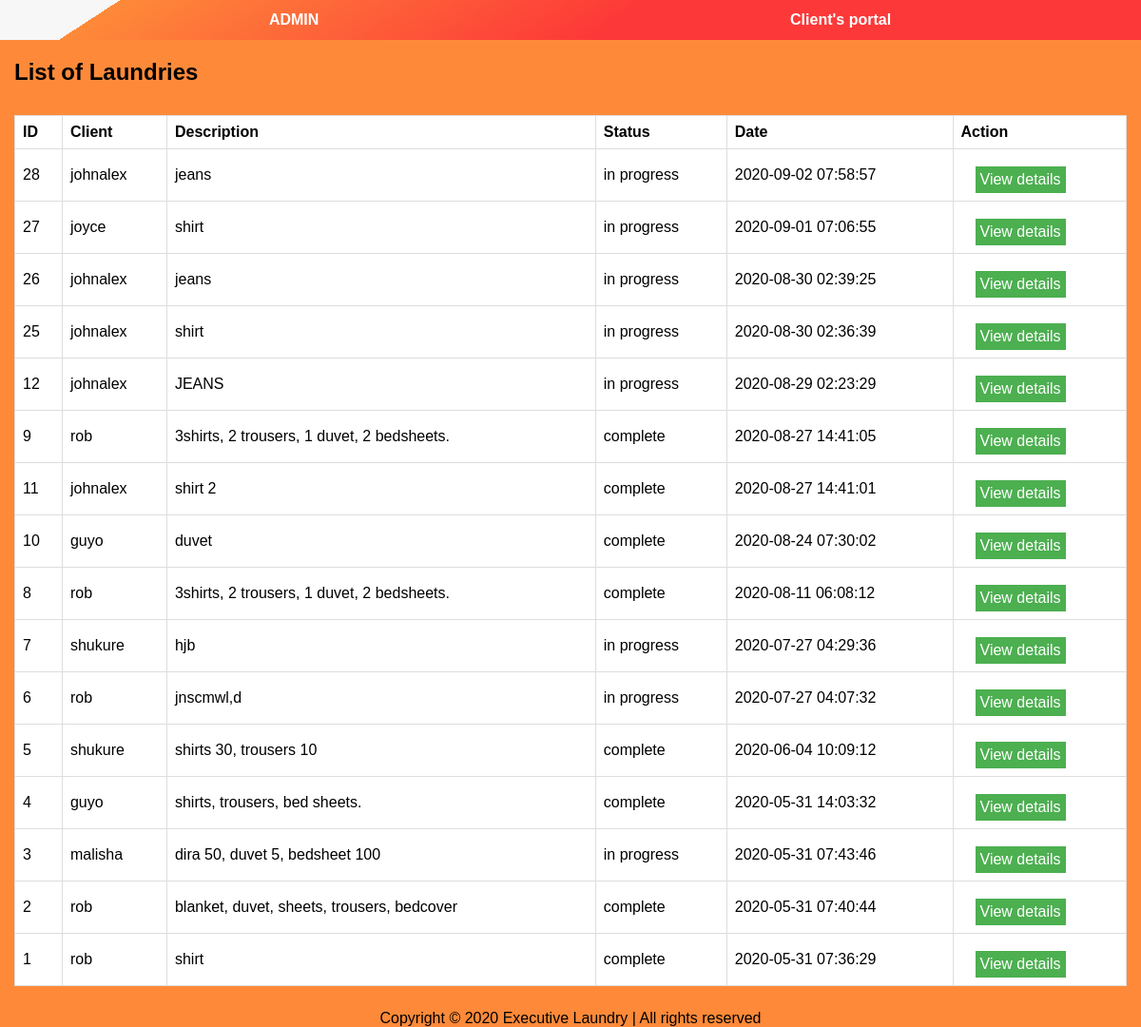
Page /admin/laundry_listing.php on the committed database.
### tables this page shows
CREATE TABLE `laundry` (
  `laundryID` int(11) NOT NULL,
  `laundrystatus` varchar(20) NOT NULL,
  `clientID` varchar(20) NOT NULL,
  `adminID` varchar(20) NOT NULL,
  `description` varchar(300) NOT NULL,
  `date` timestamp NOT NULL DEFAULT current_timestamp() ON UPDATE current_timestamp(),
  `quantity` int(11) NOT NULL
);

CREATE TABLE `client` (
  `clientID` int(11) NOT NULL,
  `username` varchar(20) NOT NULL,
  `email` varchar(20) NOT NULL,
  `phone` int(10) NOT NULL,
  `password` varchar(255) NOT NULL,
  `laundrycompleted` int(20) NOT NULL,
  `user_level` int(11) NOT NULL DEFAULT 0
);

### admin/laundry_listing.php (the view, shortened to what this page needs)
<?php require("./header.php") ?>
<div>
  <div>
    <h2 class="pagetitle">List of Laundries</h2>
    <div class="table-area">
      <?php
      $mysqli = new mysqli("localhost", "root", "", "laundrydb");
      $sql = "SELECT laundry.clientID, laundry.laundryID, client.username, laundry.date, laundry.laundrystatus, laundry.description FROM `laundry` INNER JOIN client ON laundry.clientID = client.clientID ORDER BY laundry.date DESC";
      if ($result = $mysqli->query($sql)) {
        if ($result->num_rows > 0) {
          echo "<table class='admin-table'>";
          echo "<tr>";
          echo "<th class='table-head'>ID</th>";
          echo "<th class='table-head'>Client</th>";
          echo "<th class='table-head'>Description</th>";
          echo "<th class='table-head'>Status</th>";
          echo "<th class='table-head'>Date</th>";
          echo "<th class='table-head'>Action</th>";
          echo "</tr>";
          while ($row = $result->fetch_array()) {
            echo "<tr>";
            echo "<td class='table-head'>" . $row['laundryID'] . "</td>";
            echo "<td class='table-head'>" . $row['username'] . "</td>";
            echo "<td class='table-head'>" . $row['description'] . "</td>";
            echo "<td class='table-head'>" . $row['laundrystatus'] . "</td>";
            echo "<td class='table-head'>" . $row['date'] . "</td>";
            echo "<td class='table-head'><a href='/LaundryMgtApp/admin/viewlaundry.php?id={$row['laundryID']}'>
            <button class='detailbutton'>View details</button>
          </a></td>";
            echo "</tr>";
          }
          echo "</table>";
        } else {
          echo "No records matching your query were found.";
        }
      } else {
        echo "ERROR: Could not able to execute $sql. " . $mysqli->error;
      }
      ?>
    </div>
    <?php include_once("./footer.php") ?>

### styles/app.css (style rules this page uses)
* { margin: 0px; padding: 0px; box-sizing: border-box; }
body { background-color: #ffffff; color: #000000; font-family: 'Gill Sans', 'Gill Sans MT', Calibri, 'Trebuchet MS', sans-serif; }
.pagetitle { margin-bottom: 16px; margin-left: 15px; }
.table-area { padding: 15px; }
.admin-table { background-color: white; font-family: arial, sans-serif; border-collapse: collapse; width: 100%; }
.table-head { border: 1px solid #dddddd; text-align: left; padding: 8px; }
.detailbutton { background-color: #4caf50; border: none; color: rgb(255, 255, 255); padding: 5px 5px; text-align: center; text-decoration: none; display: inline-block; font-size: 16px; margin-top: 10px; margin-left: 15px; }

### styles/landing.css (style rules this page uses)
* { box-sizing: border-box; }

### styles/client/login.css (style rules this page uses)
* { box-sizing: border-box; margin: 0; padding: 0; }
body { background-color: #fe8a39; }

### rows in the picture
laundry: laundryID "28", clientID.username "johnalex", description "jeans", laundrystatus "in progress", date "2020-09-02 07:58:57"
laundry: laundryID "27", clientID.username "joyce", description "shirt", laundrystatus "in progress", date "2020-09-01 07:06:55"
laundry: laundryID "26", clientID.username "johnalex", description "jeans", laundrystatus "in progress", date "2020-08-30 02:39:25"
laundry: laundryID "25", clientID.username "johnalex", description "shirt", laundrystatus "in progress", date "2020-08-30 02:36:39"
laundry: laundryID "12", clientID.username "johnalex", description "JEANS", laundrystatus "in progress", date "2020-08-29 02:23:29"
laundry: laundryID "9", clientID.username "rob", description "3shirts, 2 trousers, 1 duvet, 2 bedsheets.", laundrystatus "complete", date "2020-08-27 14:41:05"
laundry: laundryID "11", clientID.username "johnalex", description "shirt 2", laundrystatus "complete", date "2020-08-27 14:41:01"
laundry: laundryID "10", clientID.username "guyo", description "duvet", laundrystatus "complete", date "2020-08-24 07:30:02"
laundry: laundryID "8", clientID.username "rob", description "3shirts, 2 trousers, 1 duvet, 2 bedsheets.", laundrystatus "complete", date "2020-08-11 06:08:12"
laundry: laundryID "7", clientID.username "shukure", description "hjb", laundrystatus "in progress", date "2020-07-27 04:29:36"
laundry: laundryID "6", clientID.username "rob", description "jnscmwl,d", laundrystatus "in progress", date "2020-07-27 04:07:32"
laundry: laundryID "5", clientID.username "shukure", description "shirts 30, trousers 10", laundrystatus "complete", date "2020-06-04 10:09:12"
laundry: laundryID "4", clientID.username "guyo", description "shirts, trousers, bed sheets.", laundrystatus "complete", date "2020-05-31 14:03:32"
laundry: laundryID "3", clientID.username "malisha", description "dira 50, duvet 5, bedsheet 100", laundrystatus "in progress", date "2020-05-31 07:43:46"
laundry: laundryID "2", clientID.username "rob", description "blanket, duvet, sheets, trousers, bedcover", laundrystatus "complete", date "2020-05-31 07:40:44"
laundry: laundryID "1", clientID.username "rob", description "shirt", laundrystatus "complete", date "2020-05-31 07:36:29"
